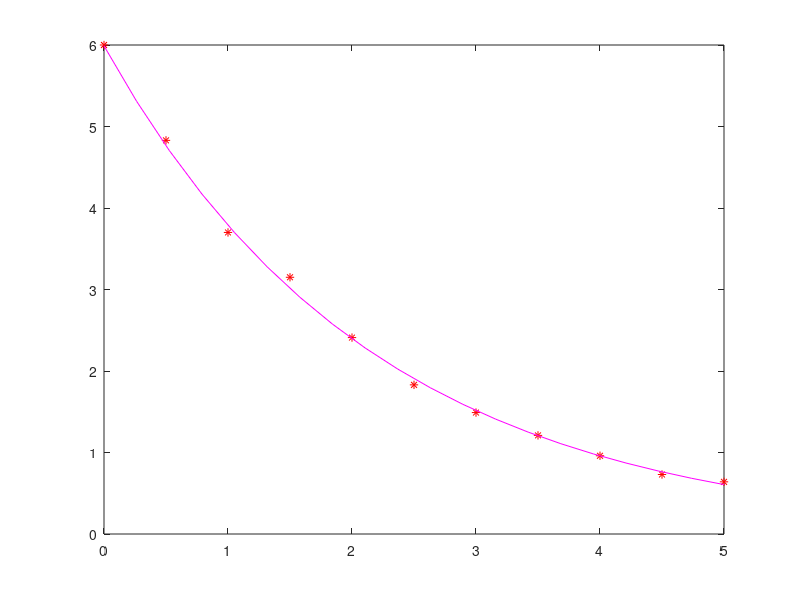

This figure's MATLAB source:
close all
clear all
 
t=[0:0.5:5];
w=[6,4.83,3.7,3.15,2.41,1.83,1.49,1.21,0.96,0.73,0.64];
 
plot(t,w,'*r')
p=polyfit(t,log(w),1);
 
m=p(1);
b=exp(p(2));
 
t1=linspace(min(t),max(t),20);
w1=b*exp(m*t1);
 
hold on
plot(t1,w1,'m')
